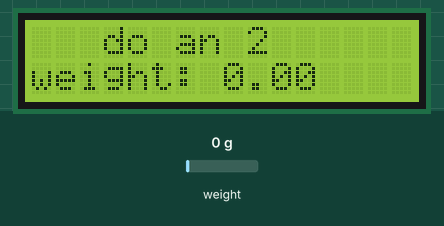
The sketch below on a simulated Arduino Uno, built with avr-gcc and run on an emulated ATmega328P. Shown: 16×2 character LCD. Inputs (shaded band) come from the test bench; at power-on: weight on the scale 0 g.

Above: at 3.6 s.
3.7 s: weight on the scale set to 100 g
At 4.8 s:
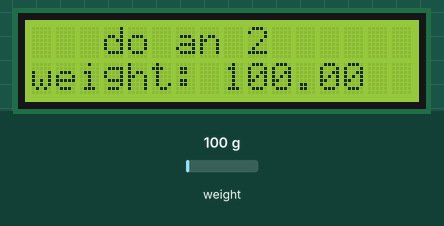
5.2 s: weight on the scale set to 1250 g
At 5.8 s:
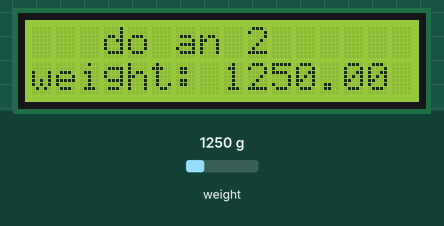
6.7 s: weight on the scale set to 2500 g
At 7.5 s:
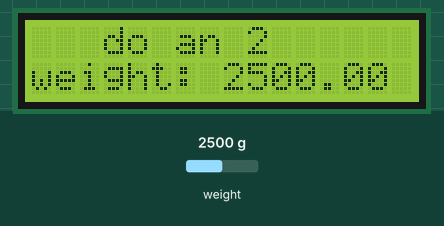
Timing chart, 0 to 9.7 s (numbered marks = the images above; inputs shaded):
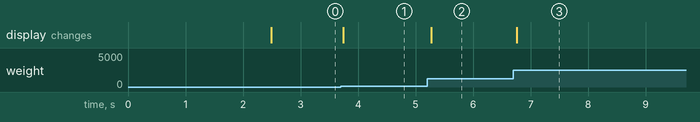

Measured:
- after the input at 3.7 s, the display: changes at once (image 1)
- after the input at 5.2 s, the display: changes after 0.07 s (image 2)
- after the input at 6.7 s, the display: changes after 0.05 s (image 3)

The sketch:

Scale_Ar.ino
```cpp
#include <stdlib.h>
#include <SoftwareSerial.h>
#include <LiquidCrystal_I2C.h>
#include <HX711_ADC.h>
LiquidCrystal_I2C lcd(0x27, 16, 2);
HX711_ADC Loadcell  (3,2);
SoftwareSerial nodemcu(7, 8);
void setup()
{
  Serial.begin(9600);
  nodemcu.begin(9600);
  Loadcell .begin();
  Loadcell .start(2000);
  Loadcell .setCalFactor (999.0);
  lcd.init();
  lcd.backlight();
  lcd.setCursor(3,0);
  lcd.print("do an 2 ");
  lcd.setCursor (0,1);
  lcd.print ("weight:   ");
}

void loop()
{
   Loadcell .update ();
   float i = Loadcell .getData();
   lcd.setCursor(8, 1);
   nodemcu.println(i);
   lcd.print(i);
  }
```
